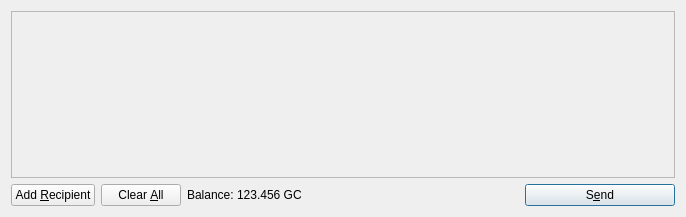
<?xml version="1.0" encoding="UTF-8"?>
<ui version="4.0">
 <class>SendCoinsDialog</class>
 <widget class="QDialog" name="SendCoinsDialog">
  <property name="geometry">
   <rect>
    <x>0</x>
    <y>0</y>
    <width>686</width>
    <height>217</height>
   </rect>
  </property>
  <property name="windowTitle">
   <string>Send Coins</string>
  </property>
  <layout class="QVBoxLayout" name="verticalLayout">
   <item>
    <widget class="QScrollArea" name="scrollArea">
     <property name="widgetResizable">
      <bool>true</bool>
     </property>
     <widget class="QWidget" name="scrollAreaWidgetContents">
      <property name="geometry">
       <rect>
        <x>0</x>
        <y>0</y>
        <width>666</width>
        <height>165</height>
       </rect>
      </property>
      <layout class="QVBoxLayout" name="verticalLayout_2">
       <property name="margin">
        <number>0</number>
       </property>
       <item>
        <layout class="QVBoxLayout" name="entries">
         <property name="spacing">
          <number>6</number>
         </property>
        </layout>
       </item>
       <item>
        <spacer name="verticalSpacer">
         <property name="orientation">
          <enum>Qt::Vertical</enum>
         </property>
         <property name="sizeHint" stdset="0">
          <size>
           <width>20</width>
           <height>40</height>
          </size>
         </property>
        </spacer>
       </item>
      </layout>
     </widget>
    </widget>
   </item>
   <item>
    <layout class="QHBoxLayout" name="horizontalLayout">
     <item>
      <widget class="QPushButton" name="addButton">
       <property name="toolTip">
        <string>Send to multiple recipients at once</string>
       </property>
       <property name="text">
        <string>Add &amp;Recipient</string>
       </property>
       <property name="icon">
        <iconset resource="../bitcoin.qrc">
         <normaloff>:/icons/add</normaloff>:/icons/add</iconset>
       </property>
       <property name="autoDefault">
        <bool>false</bool>
       </property>
      </widget>
     </item>
     <item>
      <widget class="QPushButton" name="clearButton">
       <property name="sizePolicy">
        <sizepolicy hsizetype="Minimum" vsizetype="Fixed">
         <horstretch>0</horstretch>
         <verstretch>0</verstretch>
        </sizepolicy>
       </property>
       <property name="toolTip">
        <string>Remove all transaction fields</string>
       </property>
       <property name="text">
        <string>Clear &amp;All</string>
       </property>
       <property name="icon">
        <iconset resource="../bitcoin.qrc">
         <normaloff>:/icons/remove</normaloff>:/icons/remove</iconset>
       </property>
       <property name="autoRepeatDelay">
        <number>300</number>
       </property>
       <property name="autoDefault">
        <bool>false</bool>
       </property>
      </widget>
     </item>
     <item>
      <layout class="QHBoxLayout" name="horizontalLayout_2">
       <property name="spacing">
        <number>3</number>
       </property>
       <item>
        <widget class="QLabel" name="label">
         <property name="text">
          <string>Balance:</string>
         </property>
        </widget>
       </item>
       <item>
        <widget class="QLabel" name="labelBalance">
         <property name="cursor">
          <cursorShape>IBeamCursor</cursorShape>
         </property>
         <property name="text">
          <string>123.456 GC</string>
         </property>
         <property name="textInteractionFlags">
          <set>Qt::LinksAccessibleByMouse|Qt::TextSelectableByKeyboard|Qt::TextSelectableByMouse</set>
         </property>
        </widget>
       </item>
      </layout>
     </item>
     <item>
      <spacer name="horizontalSpacer">
       <property name="orientation">
        <enum>Qt::Horizontal</enum>
       </property>
       <property name="sizeHint" stdset="0">
        <size>
         <width>40</width>
         <height>20</height>
        </size>
       </property>
      </spacer>
     </item>
     <item>
      <widget class="QPushButton" name="sendButton">
       <property name="minimumSize">
        <size>
         <width>150</width>
         <height>0</height>
        </size>
       </property>
       <property name="toolTip">
        <string>Confirm the send action</string>
       </property>
       <property name="text">
        <string>S&amp;end</string>
       </property>
       <property name="icon">
        <iconset resource="../bitcoin.qrc">
         <normaloff>:/icons/send</normaloff>:/icons/send</iconset>
       </property>
       <property name="default">
        <bool>true</bool>
       </property>
      </widget>
     </item>
    </layout>
   </item>
  </layout>
 </widget>
 <resources>
  <include location="../bitcoin.qrc"/>
 </resources>
 <connections/>
</ui>
